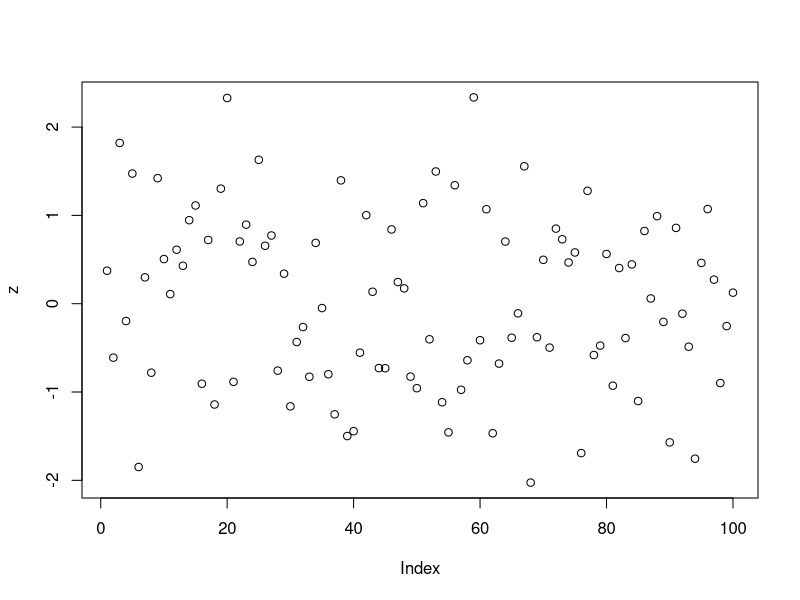
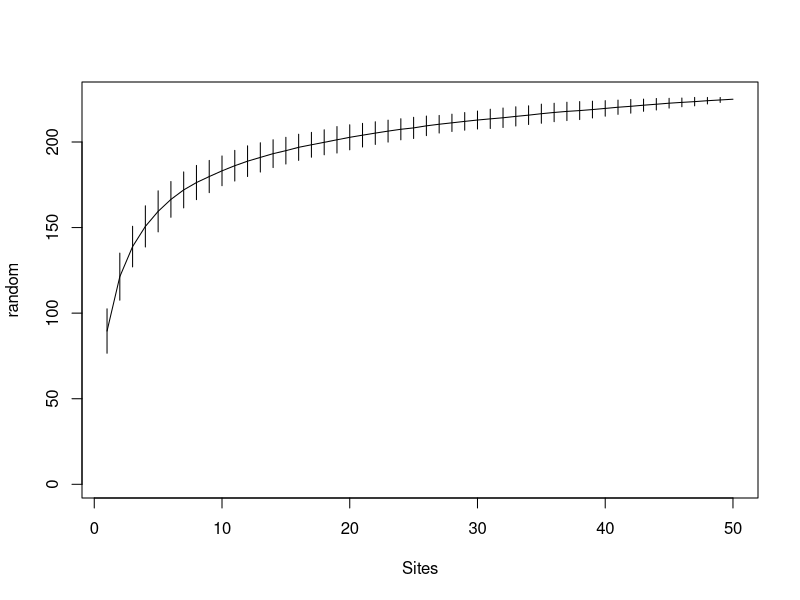

These charts were generated, in order, by the following R code: (Note: this script raises an error after producing the figures.)
## ---- chunk 1
z=rnorm(100)
plot(z)
## ---- chunk 2
library(vegan)
x<-runif(10)
## ---- chunk 3
data(BCI)
a<-specaccum(BCI,method = "random")
plot(a)

## ---- chunk 4
head(BCI)
adonis2(BCI~prestondistr(x,))
## ---- chunk 5
plot(prestondistr(BCI))
## ---- chunk 6
S<-specnumber(BCI)
(raremax <- min(rowSums(BCI)))
Srare <- rarefy(BCI, raremax)
plot(S, Srare, xlab = "Observed No. of Species", ylab = "Rarefied No. of Species")

abline(0, 1)

rarecurve(BCI, step = 20, sample = raremax, col = "blue", cex = 0.6)


